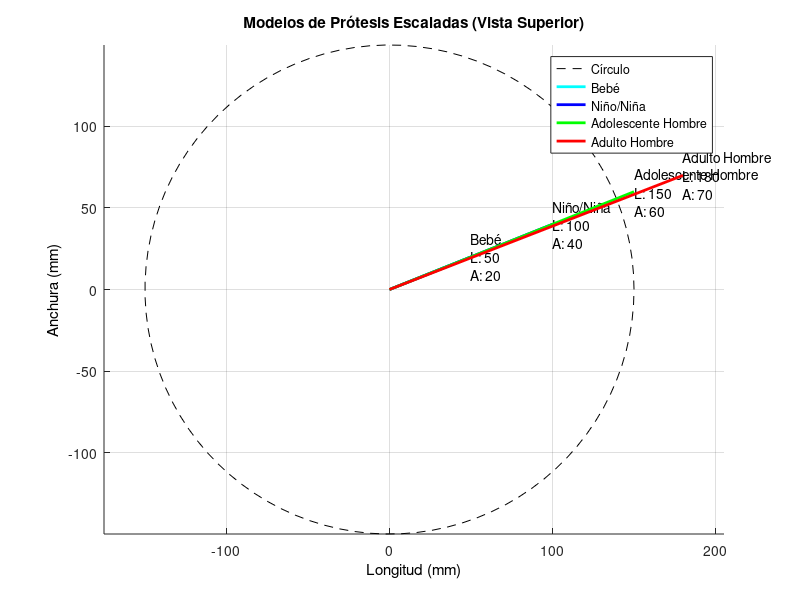

This chart was generated by the following MATLAB code:
% Definición de dimensiones
baby_length = 50; baby_width = 20; 
child_length = 100; child_width = 40; 
teen_male_length = 150; teen_male_width = 60; 
teen_female_length = 140; teen_female_width = 55; 
adult_male_length = 180; adult_male_width = 70; 

% Gráfico con círculo decorativo
figure;
hold on;
title('Modelos de Prótesis Escaladas (Vista Superior)', 'Color', 'k');
xlabel('Longitud (mm)', 'Color', 'k');
ylabel('Anchura (mm)', 'Color', 'k');
grid on;

% Dibujar círculo decorativo
theta = linspace(0, 2*pi, 100);
r = max([baby_length, child_length, teen_male_length]); % Radio del círculo
x_circle = r * cos(theta);
y_circle = r * sin(theta);
plot(x_circle, y_circle, '--k'); % Dibujar círculo

% Añadir modelos con escalas
plot([0, baby_length], [0, baby_width], 'c', 'LineWidth', 2);
text(baby_length, baby_width, ...
    sprintf('Bebé\nL: %d\nA: %d', baby_length, baby_width), 'Color', 'k');

plot([0, child_length], [0, child_width], 'b', 'LineWidth', 2);
text(child_length, child_width, ...
    sprintf('Niño/Niña\nL: %d\nA: %d', child_length, child_width), 'Color', 'k');

plot([0, teen_male_length], [0, teen_male_width], 'g', 'LineWidth', 2);
text(teen_male_length, teen_male_width, ...
    sprintf('Adolescente Hombre\nL: %d\nA: %d', teen_male_length, teen_male_width), 'Color', 'k');

plot([0, adult_male_length], [0, adult_male_width], 'r', 'LineWidth', 2);
text(adult_male_length, adult_male_width, ...
    sprintf('Adulto Hombre\nL: %d\nA: %d', adult_male_length, adult_male_width), 'Color', 'k');

legend('Círculo', 'Bebé', 'Niño/Niña', 'Adolescente Hombre', 'Adulto Hombre');
axis equal;
hold off;
